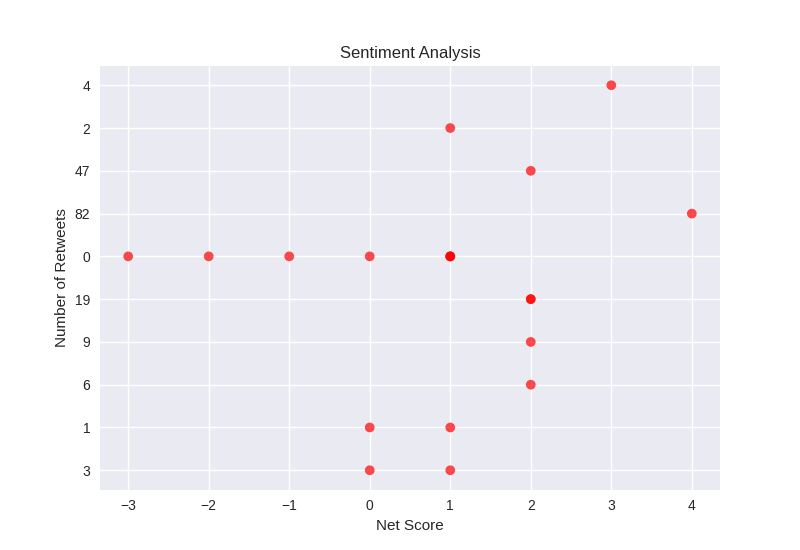

Write the Python code that produced this figure.
import numpy as np
import matplotlib.pyplot as plt
import matplotlib.cbook as cbook

# Takes away puntuation chars
def strip_punctuation(word):
    punctuation_chars = ["'", '"', ",", ".", "!", ":", ";", '#', '@', '-']
    x = word.strip()
    for mark in punctuation_chars:
        x = x.replace(mark, "")
    return x

# Count number of positive words
def get_pos(text_lines):
    text = text_lines.lower()
    text = strip_punctuation(text)
    lst_words = text.split()
    accum = 0
    for word in lst_words:
        if word in positive_words:
            accum += 1
    return accum

# Count number of negative words
def get_neg(text_lines):
    text = text_lines.lower()
    text = strip_punctuation(text)
    lst_words = text.split()
    accum = 0
    for word in lst_words:
        if word in negative_words:
            accum += 1
    return accum

# lists of words to use
positive_words = []
with open("positive_words.txt") as pos_f:
    for lin in pos_f:
        if lin[0] != ';' and lin[0] != '\n':
            positive_words.append(lin.strip())

negative_words = []
with open("negative_words.txt") as pos_f:
    for lin in pos_f:
        if lin[0] != ';' and lin[0] != '\n':
            negative_words.append(lin.strip())

# read file with tweeter data
with open('project_twitter_data.csv', 'r') as data:
    text = data.readlines()
    data_collected = []
    for line in text:
        line_data = line.split(',')
        tweet = strip_punctuation(line_data[0])
        num_retweets = line_data[1].strip()
        num_replies = line_data[2].strip()
        num_pos = get_pos(strip_punctuation(line_data[0]))
        num_neg = get_neg(strip_punctuation(line_data[0]))
        data_collected.append((num_retweets, num_replies, num_pos, num_neg, num_pos - num_neg))

del data_collected[0]

with open('resulting_data.csv', 'w') as data:
    data.write('Number of Retweets,Number of Replies,Positive Score,Negative Score,Net Score\n')
    for tweet in data_collected:
        text = '{},{},{},{},{}\n'.format(tweet[0], tweet[1], tweet[2], tweet[3], tweet[4])
        data.write(text)

y_data = [data[0] for data in data_collected]
x_data = [data[4] for data in data_collected]

plt.style.use('seaborn')
fig, ax = plt.subplots()
ax.scatter(x_data, y_data, alpha=0.7, color='r', edgecolors='none')
ax.set_xlabel('Net Score')
ax.set_ylabel('Number of Retweets')
ax.set_title('Sentiment Analysis')
plt.show()
